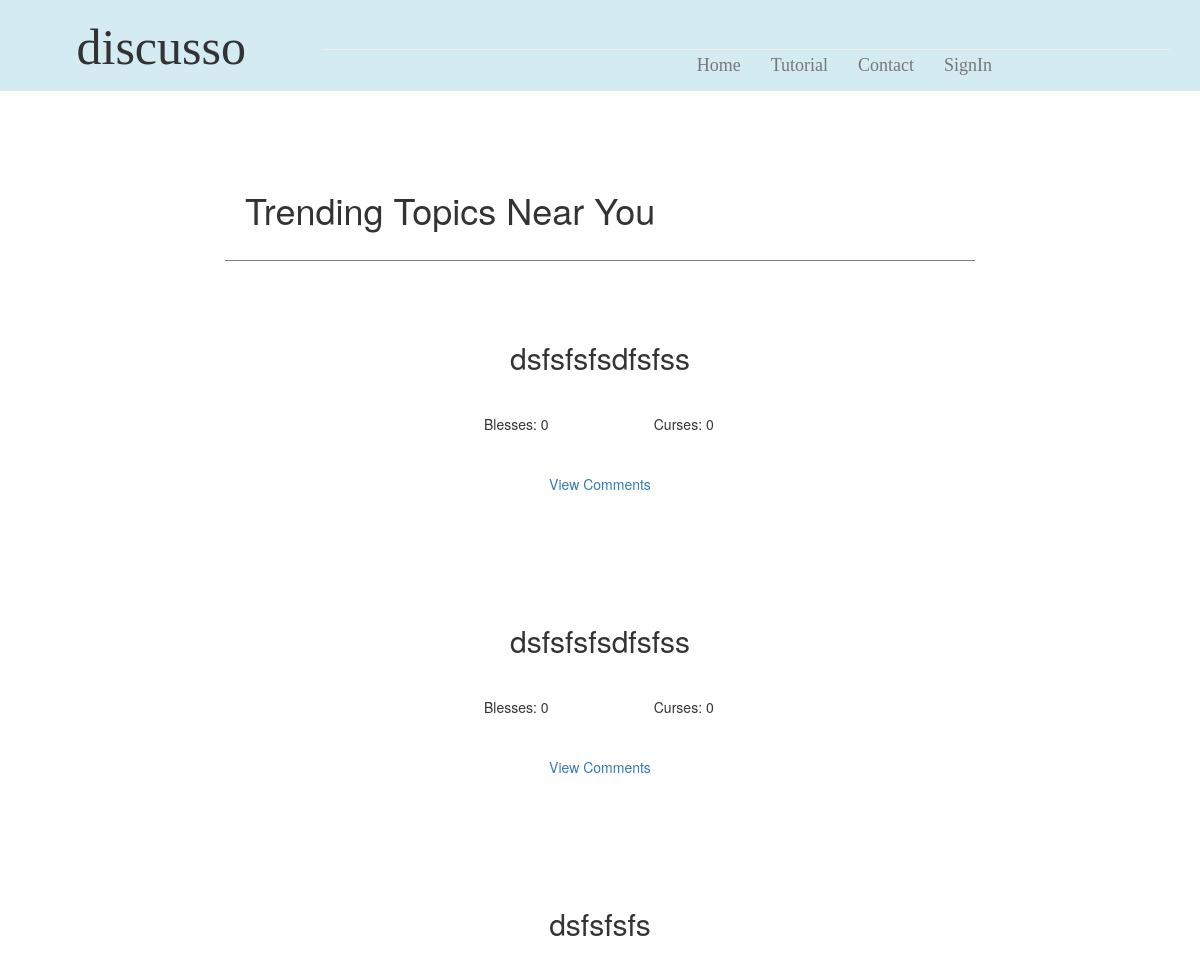
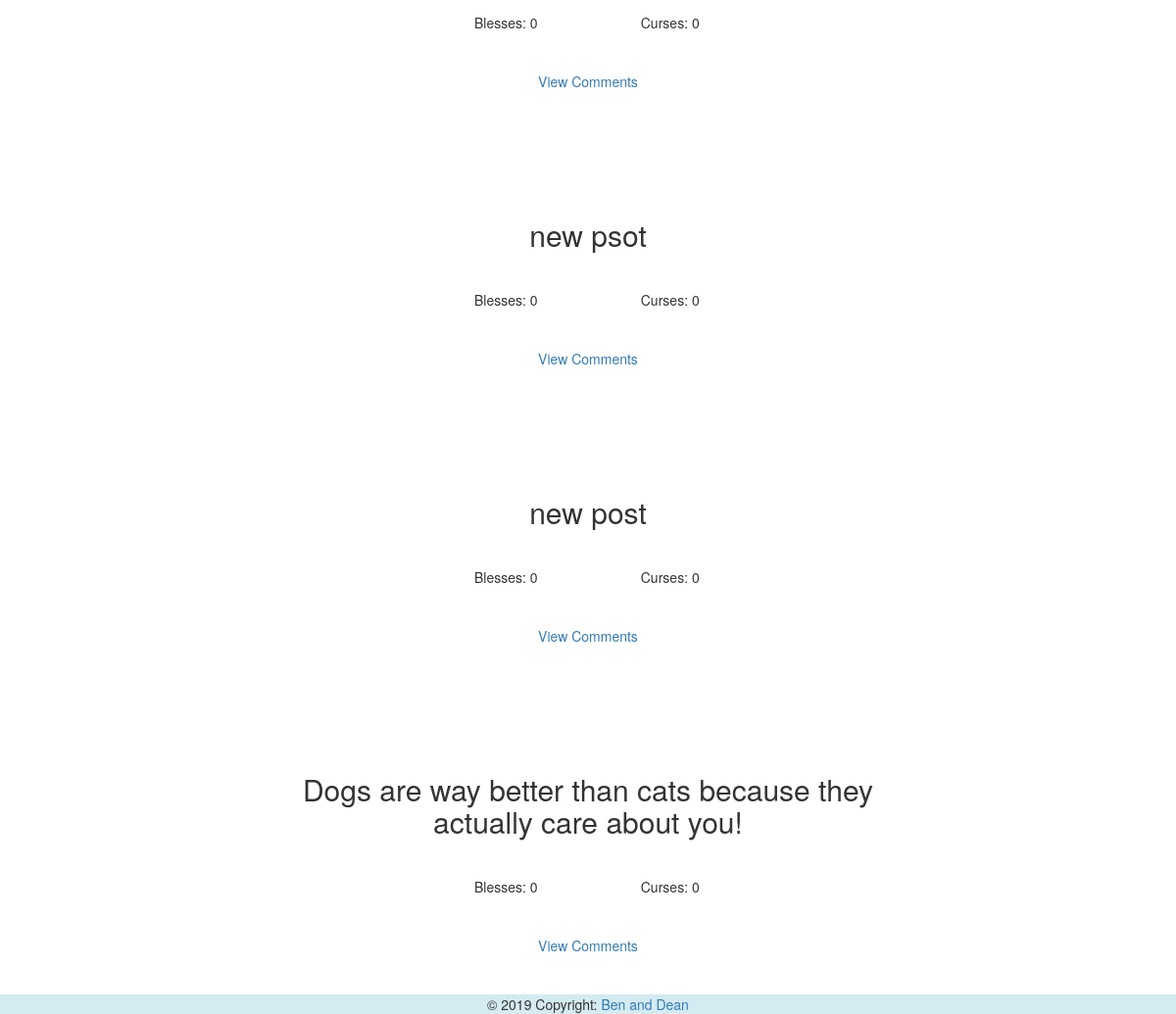
Page /homepage on the earlier database version (2 pictures, top to bottom).
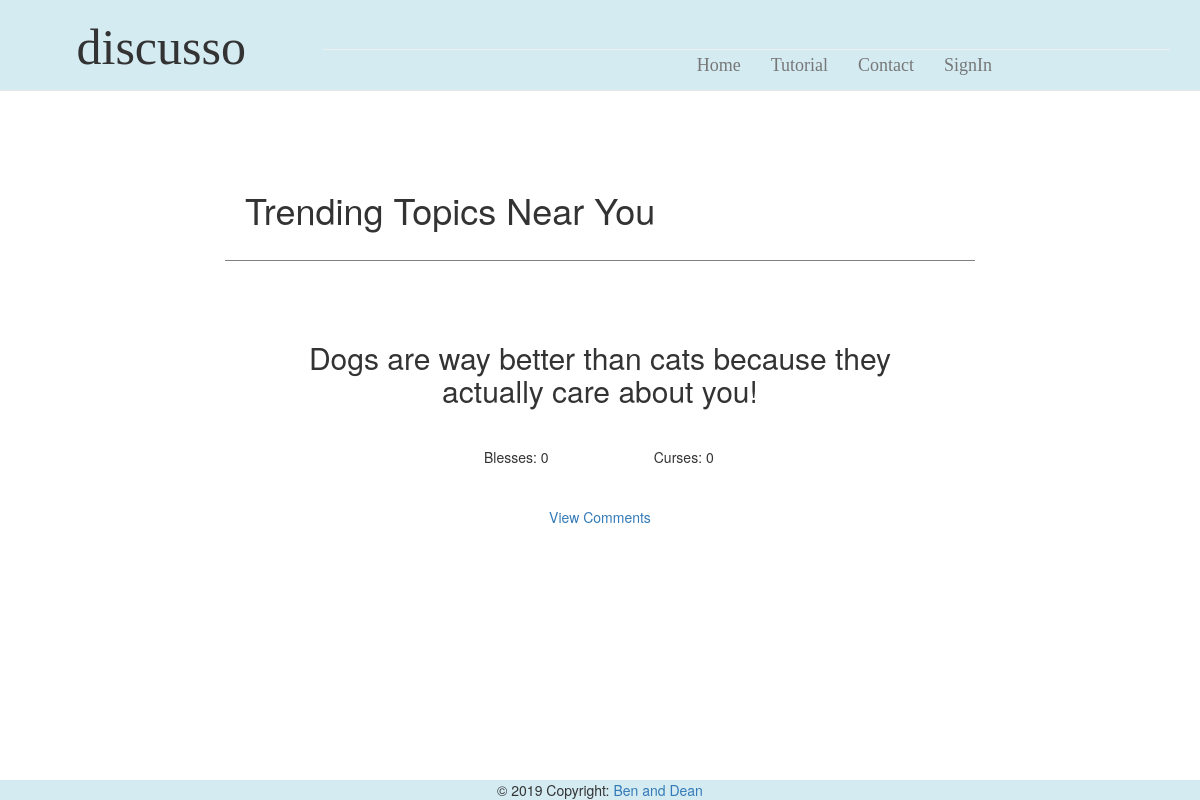
Same page on the later database version.
### app/models.py (models this page shows, shortened)
class Post(db.Model):
    id = db.Column(db.Integer, primary_key=True)
    title = db.Column(db.String(64))
    desc = db.Column(db.String(248))
    blesses = db.Column(db.Integer, default=0)
    curses = db.Column(db.Integer, default=0)
    timestamp = db.Column(db.DateTime, index=True, default=datetime.utcnow)
    user_id = db.Column(db.Integer, db.ForeignKey('user.id'))
    p_replies = db.relationship('Reply', backref='ogPost', lazy='dynamic')

### app/routes.py (the view)
@app.route('/', methods=['GET', 'POST'])
@app.route('/homepage', methods=['GET', 'POST'])
def homepage():
    form = MakePostForm()
    if form.validate_on_submit():
        post = Post(title=form.title.data, desc=form.desc.data,
                    user_id=current_user.id)
        db.session.add(post)
        db.session.commit()
        return render_template('homepage.html', title='Home', posts=Post.query.all(), form=form)
    return render_template('homepage.html', title='Home', posts=Post.query.all(), form=form)

### app/templates/homepage.html (shortened to what this page needs)
{% extends "topbar.html" %}
{% block content %}
<div class="container-fluid">
	<div class="leftSide col-lg-2">
	</div>
	<div class="homePage col-lg-8">
		<div class="special">
			<h1> Trending Topics Near You</h1>
		</div>
		{%for post in posts|reverse %}
		<div class="sampleTopic">
			<div class="heading">
				<h2> {{ post.title }} </h2>
			</div>
			<div class="innerTopic container-fluid">
				<div class="col-lg-3"></div>
				<div class="col-lg-3">
					<p>Blesses: {{post.blesses}} </p>
				</div>
				<div class="col-lg-3">
					<p>Curses: {{post.curses}} </p>
				</div>
				<div class="col-lg-3"></div>
			</div>
			<div class="links container-fluid">
				<div class="viewComment col-lg-4"></div>
				<div class="viewComment col-lg-4">
					<p><a href="{{ url_for('topic',postid = '') }}{{post.id}}"> View Comments </a> </p>
				</div>
				<div class="viewComment col-lg-4"></div>
			</div>
		</div>
		{% endfor %}
	</div>
	<div class="rightSide col-lg-2">
	</div>
</div>
{% endblock %}

### app/templates/topbar.html (shortened to what this page needs)
<html>
<head>
    <link rel="stylesheet" href="https://maxcdn.bootstrapcdn.com/bootstrap/3.4.0/css/bootstrap.min.css">
    <link rel="stylesheet" type="text/css" href="{{ url_for('static',filename='stylesheet.css') }}">
</head>
<body>
    <nav class="hidden-xs hidden-sm navbar navbar-default navbar-fixed-top">
        <div class="top container-fluid">
            <div class="hidden-xs hidden-sm navTitle col-lg-3">
                <div class="nav-brand">
                    <h1>discusso</h1>
                </div>
            </div>
            <div class="hidden-xs hidden-sm topbarRight col-lg-9">
                <div class="page-header">
                    <ul class="nav navbar-nav navbar-right">
                        <li><a href="{{ url_for('homepage') }}">Home</a></li>
                        <li><a href="{{ url_for('tutorial') }}">Tutorial</a></li>
                        <li><a href="{{ url_for('contact') }}">Contact</a></li>
                        {% if current_user.is_anonymous %}
                        <li><a href="{{ url_for('signin') }}">SignIn</a></li>
                        {% else %}
                        <li><a href="{{ url_for('profile',userid = '') }}{{current_user.id}}">Profile</a></li>
                        <li><a href="{{ url_for('logout') }}">Sign Out</a></li>
                        {% endif %}
                    </ul>
                </div>
            </div>
        </div>
    </nav>
    {% block content %}{% endblock %}
    <footer class="page-footer font-small blue pt-4">
        <div class="container-fluid text-center">
            <div class="footer-copyright text-center py-3">© 2019 Copyright:
                <a href="http://http://teaching.csse.uwa.edu.au/units/CITS3403/"> Ben and Dean</a>
            </div>
        </div>
    </footer>
</body>
</html>

### app/static/stylesheet.css (style rules this page uses)
@media (min-width: 991px) { body { padding-top: 150px; } }
.navbar-default { text-align: center; background-color: #d4ebf2; font-family: Cambria, Cochin, Georgia, Times, 'Times New Roman', serif; font-size: large; }
.nav { padding-right: 30%; }
.page-header { padding-left: 30%; }
.navTitle h1 { font-size: 50px; }
.page-footer { background-color: #d4ebf2; position: fixed; bottom: 0; width: 100%; height: -15px; }
.sampleTopic { padding: 30px; text-align: center }
.innerTopic { padding: 10px; }
.links { padding:20px; }
.special { padding: 20px; border-bottom: 1px solid grey; margin-bottom: 10px; }
.heading { text-align: center; border-bottom: 1px; padding: 20px; }

Differences in the rows shown:
removed Post: title "dsfsfsfsdfsfss", blesses "0", curses "0"
removed Post: title "dsfsfsfsdfsfss", blesses "0", curses "0"
removed Post: title "dsfsfsfs", blesses "0", curses "0"
removed Post: title "new psot", blesses "0", curses "0"
removed Post: title "new post", blesses "0", curses "0"
